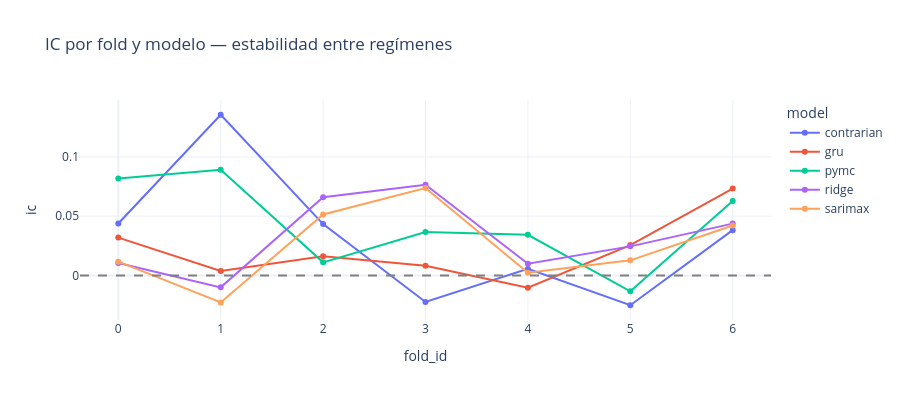

Notebook code cell kept with this figure:
### Markdown cell above
### Estabilidad temporal por fold

Un modelo puede tener buen IC medio pero ser errático entre regímenes. Aquí lo vemos.

### Code cell
pivot_fold = metrics_df.pivot_table(index="fold_id", columns="model", values="ic", aggfunc="mean").round(4)
print("IC por fold y modelo:")
print(pivot_fold.to_string())

fig = px.line(
    pivot_fold.reset_index().melt(id_vars="fold_id", var_name="model", value_name="ic"),
    x="fold_id", y="ic", color="model", markers=True,
    title="IC por fold y modelo — estabilidad entre regímenes",
)
fig.add_hline(y=0, line_dash="dash", line_color="gray")
fig.update_layout(template="plotly_white", height=400)
fig.show()

### Figure 1 — Plotly figure (JSON) as saved in the notebook; plotly's stock layout.template omitted (floating-point values rounded to 4 significant figures)
{"data": [{"hovertemplate": "model=contrarian<br>fold_id=%{x}<br>ic=%{y}<extra></extra>", "legendgroup": "contrarian", "line": {"color": "#636efa", "dash": "solid"}, "marker": {"symbol": "circle"}, "mode": "lines+markers", "name": "contrarian", "orientation": "v", "showlegend": true, "type": "scatter", "x": [0, 1, 2, 3, 4, 5, 6], "xaxis": "x", "y": [0.0438, 0.1356, 0.0433, -0.0224, 0.0055, -0.0252, 0.0382], "yaxis": "y"}, {"hovertemplate": "model=gru<br>fold_id=%{x}<br>ic=%{y}<extra></extra>", "legendgroup": "gru", "line": {"color": "#EF553B", "dash": "solid"}, "marker": {"symbol": "circle"}, "mode": "lines+markers", "name": "gru", "orientation": "v", "showlegend": true, "type": "scatter", "x": [0, 1, 2, 3, 4, 5, 6], "xaxis": "x", "y": [0.0319, 0.0037, 0.0162, 0.0081, -0.0104, 0.0256, 0.0733], "yaxis": "y"}, {"hovertemplate": "model=pymc<br>fold_id=%{x}<br>ic=%{y}<extra></extra>", "legendgroup": "pymc", "line": {"color": "#00cc96", "dash": "solid"}, "marker": {"symbol": "circle"}, "mode": "lines+markers", "name": "pymc", "orientation": "v", "showlegend": true, "type": "scatter", "x": [0, 1, 2, 3, 4, 5, 6], "xaxis": "x", "y": [0.0817, 0.0892, 0.011, 0.0367, 0.0343, -0.0134, 0.0627], "yaxis": "y"}, {"hovertemplate": "model=ridge<br>fold_id=%{x}<br>ic=%{y}<extra></extra>", "legendgroup": "ridge", "line": {"color": "#ab63fa", "dash": "solid"}, "marker": {"symbol": "circle"}, "mode": "lines+markers", "name": "ridge", "orientation": "v", "showlegend": true, "type": "scatter", "x": [0, 1, 2, 3, 4, 5, 6], "xaxis": "x", "y": [0.0104, -0.0101, 0.066, 0.0765, 0.0098, 0.0245, 0.0437], "yaxis": "y"}, {"hovertemplate": "model=sarimax<br>fold_id=%{x}<br>ic=%{y}<extra></extra>", "legendgroup": "sarimax", "line": {"color": "#FFA15A", "dash": "solid"}, "marker": {"symbol": "circle"}, "mode": "lines+markers", "name": "sarimax", "orientation": "v", "showlegend": true, "type": "scatter", "x": [0, 1, 2, 3, 4, 5, 6], "xaxis": "x", "y": [0.0116, -0.0228, 0.0514, 0.0737, 0.0023, 0.0127, 0.0421], "yaxis": "y"}], "layout": {"height": 400, "legend": {"title": {"text": "model"}, "tracegroupgap": 0}, "shapes": [{"line": {"color": "gray", "dash": "dash"}, "type": "line", "x0": 0, "x1": 1, "xref": "x domain", "y0": 0, "y1": 0, "yref": "y"}], "title": {"text": "IC por fold y modelo — estabilidad entre regímenes"}, "xaxis": {"anchor": "y", "domain": [0, 1], "title": {"text": "fold_id"}}, "yaxis": {"anchor": "x", "domain": [0, 1], "title": {"text": "ic"}}}}
